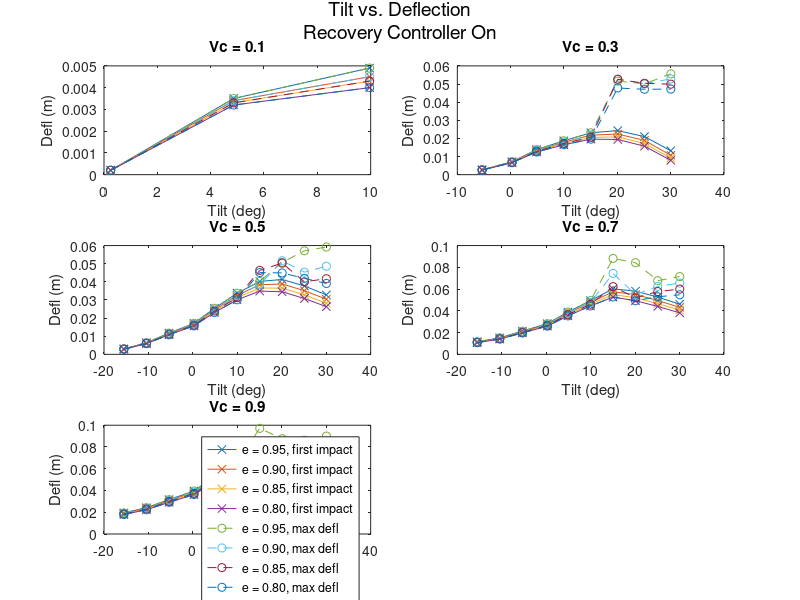

MATLAB code for this plot:
% close all;
clear all;
load('data_45head.mat');
data = all_data_recover;



figure('Position',[10,400,2000,1000]);

%% ----------------------------------------------------------------%%
Vc = 0.1;
e = 0.95;
tilt_e1 = data(data(:,1).*data(:,3).*(data(:,9)~=0) == Vc*e,2);
defl_e1 = data(data(:,1).*data(:,3).*(data(:,9)~=0) == Vc*e,4);
deflmax_e1 = data(data(:,1).*data(:,3).*(data(:,9)~=0) == Vc*e,5);

e = 0.9;
tilt_e2 = data(data(:,1).*data(:,3).*(data(:,9)~=0) == Vc*e,2);
defl_e2 = data(data(:,1).*data(:,3).*(data(:,9)~=0) == Vc*e,4);
deflmax_e2 = data(data(:,1).*data(:,3).*(data(:,9)~=0) == Vc*e,5);

e = 0.85;
tilt_e3 = data(data(:,1).*data(:,3).*(data(:,9)~=0) == Vc*e,2);
defl_e3 = data(data(:,1).*data(:,3).*(data(:,9)~=0) == Vc*e,4);
deflmax_e3 = data(data(:,1).*data(:,3).*(data(:,9)~=0) == Vc*e,5);

e = 0.8;
tilt_e4 = data(data(:,1).*data(:,3).*(data(:,9)~=0) == Vc*e,2);
defl_e4 = data(data(:,1).*data(:,3).*(data(:,9)~=0) == Vc*e,4);
deflmax_e4 = data(data(:,1).*data(:,3).*(data(:,9)~=0) == Vc*e,5);

subplot(3,2,1);
plot(tilt_e1,defl_e1,'x-',tilt_e2,defl_e2,'x-',tilt_e3,defl_e3,'x-',tilt_e4,defl_e4,'x-');
hold on;
plot(tilt_e1,deflmax_e1,'o--',tilt_e2,deflmax_e2,'o--',tilt_e3,deflmax_e3,'o--',tilt_e4,deflmax_e4,'o--');
title(['Vc =',blanks(1),num2str(Vc)]);
% legend('e = 0.95','e = 0.9','e = 0.85','e = 0.8');
xlabel('Tilt (deg)');
ylabel('Defl (m)');

%% ----------------------------------------------------------------%%
Vc = 0.3;
e = 0.95;
tilt_e1 = data(data(:,1).*data(:,3).*(data(:,9)~=0) == Vc*e,2);
defl_e1 = data(data(:,1).*data(:,3).*(data(:,9)~=0) == Vc*e,4);
deflmax_e1 = data(data(:,1).*data(:,3).*(data(:,9)~=0) == Vc*e,5);

e = 0.9;
tilt_e2 = data(data(:,1).*data(:,3).*(data(:,9)~=0) == Vc*e,2);
defl_e2 = data(data(:,1).*data(:,3).*(data(:,9)~=0) == Vc*e,4);
deflmax_e2 = data(data(:,1).*data(:,3).*(data(:,9)~=0) == Vc*e,5);

e = 0.85;
tilt_e3 = data(data(:,1).*data(:,3).*(data(:,9)~=0) == Vc*e,2);
defl_e3 = data(data(:,1).*data(:,3).*(data(:,9)~=0) == Vc*e,4);
deflmax_e3 = data(data(:,1).*data(:,3).*(data(:,9)~=0) == Vc*e,5);

e = 0.8;
tilt_e4 = data(data(:,1).*data(:,3).*(data(:,9)~=0) == Vc*e,2);
defl_e4 = data(data(:,1).*data(:,3).*(data(:,9)~=0) == Vc*e,4);
deflmax_e4 = data(data(:,1).*data(:,3).*(data(:,9)~=0) == Vc*e,5);

subplot(3,2,2);
plot(tilt_e1,defl_e1,'x-',tilt_e2,defl_e2,'x-',tilt_e3,defl_e3,'x-',tilt_e4,defl_e4,'x-');
hold on;
plot(tilt_e1,deflmax_e1,'o--',tilt_e2,deflmax_e2,'o--',tilt_e3,deflmax_e3,'o--',tilt_e4,deflmax_e4,'o--');
title(['Vc =',blanks(1),num2str(Vc)]);
% legend('e = 0.95','e = 0.9','e = 0.85','e = 0.8');
xlabel('Tilt (deg)');
ylabel('Defl (m)');

%% ----------------------------------------------------------------%%
Vc = 0.5;
e = 0.95;
tilt_e1 = data(data(:,1).*data(:,3).*(data(:,9)~=0) == Vc*e,2);
defl_e1 = data(data(:,1).*data(:,3).*(data(:,9)~=0) == Vc*e,4);
deflmax_e1 = data(data(:,1).*data(:,3).*(data(:,9)~=0) == Vc*e,5);

e = 0.9;
tilt_e2 = data(data(:,1).*data(:,3).*(data(:,9)~=0) == Vc*e,2);
defl_e2 = data(data(:,1).*data(:,3).*(data(:,9)~=0) == Vc*e,4);
deflmax_e2 = data(data(:,1).*data(:,3).*(data(:,9)~=0) == Vc*e,5);

e = 0.85;
tilt_e3 = data(data(:,1).*data(:,3).*(data(:,9)~=0) == Vc*e,2);
defl_e3 = data(data(:,1).*data(:,3).*(data(:,9)~=0) == Vc*e,4);
deflmax_e3 = data(data(:,1).*data(:,3).*(data(:,9)~=0) == Vc*e,5);

e = 0.8;
tilt_e4 = data(data(:,1).*data(:,3).*(data(:,9)~=0) == Vc*e,2);
defl_e4 = data(data(:,1).*data(:,3).*(data(:,9)~=0) == Vc*e,4);
deflmax_e4 = data(data(:,1).*data(:,3).*(data(:,9)~=0) == Vc*e,5);

subplot(3,2,3);
plot(tilt_e1,defl_e1,'x-',tilt_e2,defl_e2,'x-',tilt_e3,defl_e3,'x-',tilt_e4,defl_e4,'x-');
hold on;
plot(tilt_e1,deflmax_e1,'o--',tilt_e2,deflmax_e2,'o--',tilt_e3,deflmax_e3,'o--',tilt_e4,deflmax_e4,'o--');
title(['Vc =',blanks(1),num2str(Vc)]);
% legend('e = 0.95','e = 0.9','e = 0.85','e = 0.8');
xlabel('Tilt (deg)');
ylabel('Defl (m)');

%% ----------------------------------------------------------------%%
Vc = 0.7;
e = 0.95;
tilt_e1 = data(data(:,1).*data(:,3).*(data(:,9)~=0) == Vc*e,2);
defl_e1 = data(data(:,1).*data(:,3).*(data(:,9)~=0) == Vc*e,4);
deflmax_e1 = data(data(:,1).*data(:,3).*(data(:,9)~=0) == Vc*e,5);

e = 0.9;
tilt_e2 = data(data(:,1).*data(:,3).*(data(:,9)~=0) == Vc*e,2);
defl_e2 = data(data(:,1).*data(:,3).*(data(:,9)~=0) == Vc*e,4);
deflmax_e2 = data(data(:,1).*data(:,3).*(data(:,9)~=0) == Vc*e,5);

e = 0.85;
tilt_e3 = data(data(:,1).*data(:,3).*(data(:,9)~=0) == Vc*e,2);
defl_e3 = data(data(:,1).*data(:,3).*(data(:,9)~=0) == Vc*e,4);
deflmax_e3 = data(data(:,1).*data(:,3).*(data(:,9)~=0) == Vc*e,5);

e = 0.8;
tilt_e4 = data(data(:,1).*data(:,3).*(data(:,9)~=0) == Vc*e,2);
defl_e4 = data(data(:,1).*data(:,3).*(data(:,9)~=0) == Vc*e,4);
deflmax_e4 = data(data(:,1).*data(:,3).*(data(:,9)~=0) == Vc*e,5);

subplot(3,2,4);
plot(tilt_e1,defl_e1,'x-',tilt_e2,defl_e2,'x-',tilt_e3,defl_e3,'x-',tilt_e4,defl_e4,'x-');
hold on;
plot(tilt_e1,deflmax_e1,'o--',tilt_e2,deflmax_e2,'o--',tilt_e3,deflmax_e3,'o--',tilt_e4,deflmax_e4,'o--');
title(['Vc =',blanks(1),num2str(Vc)]);
% legend('e = 0.95','e = 0.9','e = 0.85','e = 0.8');
xlabel('Tilt (deg)');
ylabel('Defl (m)');

%% ----------------------------------------------------------------%%
Vc = 0.9;
e = 0.95;
tilt_e1 = data(data(:,1).*data(:,3).*(data(:,9)~=0).*(data(:,9)~=0) == Vc*e,2);
defl_e1 = data(data(:,1).*data(:,3).*(data(:,9)~=0).*(data(:,9)~=0) == Vc*e,4);
deflmax_e1 = data(data(:,1).*data(:,3).*(data(:,9)~=0).*(data(:,9)~=0) == Vc*e,5);

e = 0.9;
tilt_e2 = data(data(:,1).*data(:,3).*(data(:,9)~=0) == Vc*e,2);
defl_e2 = data(data(:,1).*data(:,3).*(data(:,9)~=0) == Vc*e,4);
deflmax_e2 = data(data(:,1).*data(:,3).*(data(:,9)~=0) == Vc*e,5);

e = 0.85;
tilt_e3 = data(data(:,1).*data(:,3).*(data(:,9)~=0) == Vc*e,2);
defl_e3 = data(data(:,1).*data(:,3).*(data(:,9)~=0) == Vc*e,4);
deflmax_e3 = data(data(:,1).*data(:,3).*(data(:,9)~=0) == Vc*e,5);

e = 0.8;
tilt_e4 = data(data(:,1).*data(:,3).*(data(:,9)~=0) == Vc*e,2);
defl_e4 = data(data(:,1).*data(:,3).*(data(:,9)~=0) == Vc*e,4);
deflmax_e4 = data(data(:,1).*data(:,3).*(data(:,9)~=0) == Vc*e,5);

subplot(3,2,5);
plot(tilt_e1,defl_e1,'x-',tilt_e2,defl_e2,'x-',tilt_e3,defl_e3,'x-',tilt_e4,defl_e4,'x-');
hold on;
plot(tilt_e1,deflmax_e1,'o--',tilt_e2,deflmax_e2,'o--',tilt_e3,deflmax_e3,'o--',tilt_e4,deflmax_e4,'o--');
title(['Vc =',blanks(1),num2str(Vc)]);
legend('e = 0.95, first impact','e = 0.90, first impact','e = 0.85, first impact','e = 0.80, first impact','e = 0.95, max defl','e = 0.90, max defl','e = 0.85, max defl','e = 0.80, max defl');
xlabel('Tilt (deg)');
ylabel('Defl (m)');
%% ----------------------------------------------------------------%%

ha = axes('Position',[0 0 1 1],'Xlim',[0 1],'Ylim',[0 1],'Box','off','Visible','off','Units','normalized', 'clipping' , 'off');
text(0.5, 1,{'Tilt vs. Deflection','Recovery Controller On'},'HorizontalAlignment' ,'center','VerticalAlignment', 'top','FontSize',14);